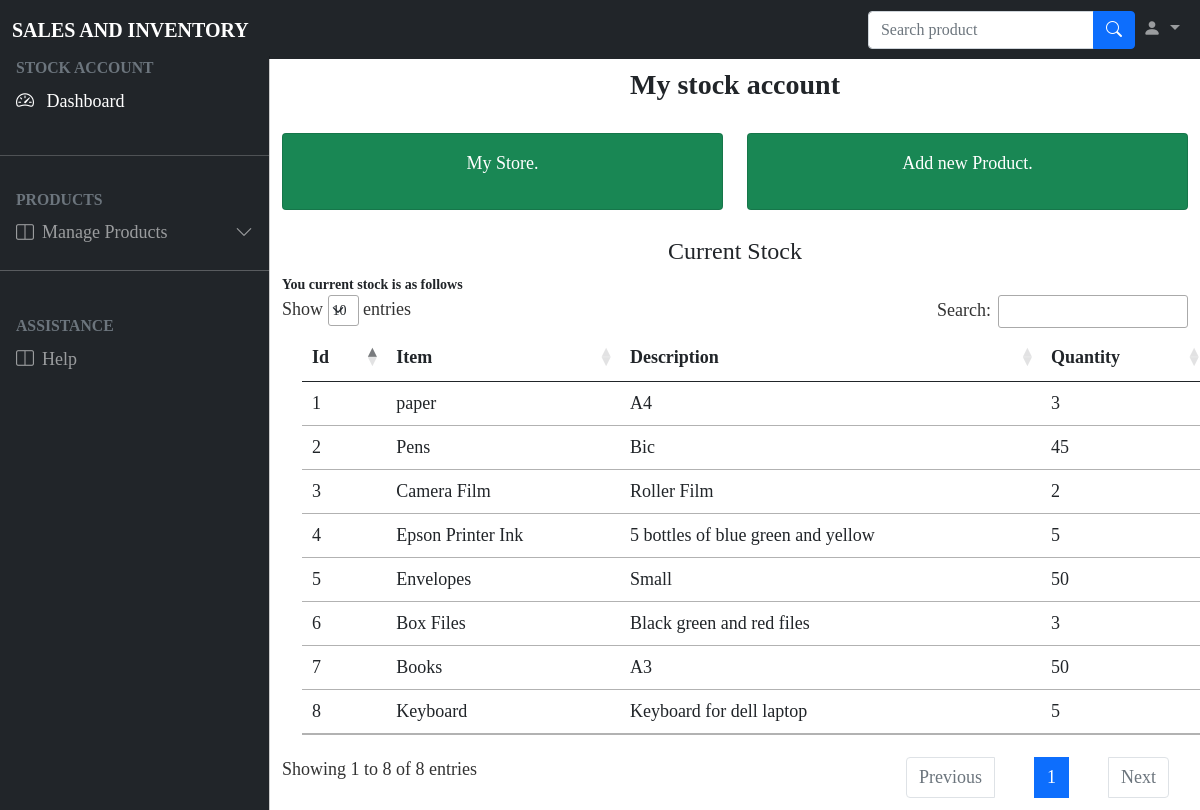
/stockmanager.php (signed in), run on an earlier commit of the app's database.
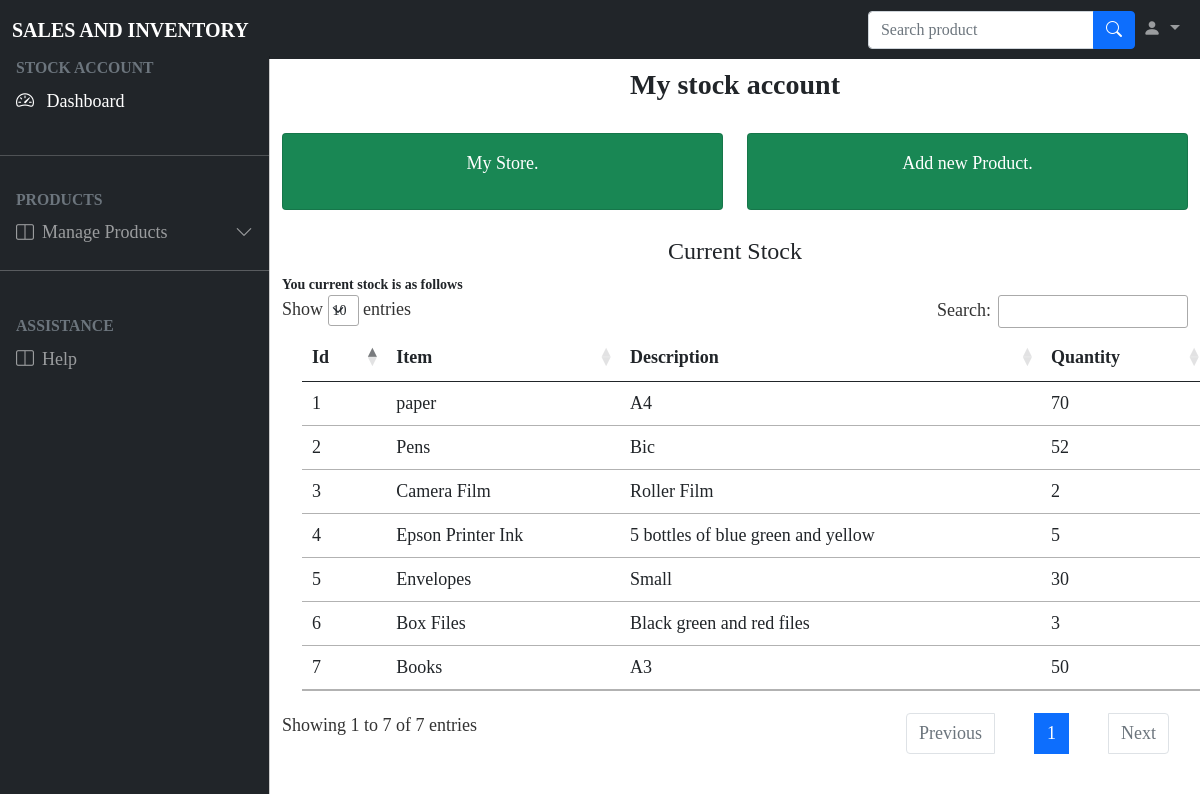
And on a later commit of the database.
### tables this page shows
CREATE TABLE `stock` (
  `id` int(11) NOT NULL,
  `name` varchar(50) NOT NULL,
  `descri` varchar(50) NOT NULL,
  `qtty` int(50) NOT NULL
);

### stockmanager.php (the view, shortened to what this page needs)
<!DOCTYPE html>
<html>
<head>
	<link rel="stylesheet" type="text/css" href="DataTables/datatables.min.css"/>
	<link rel="stylesheet" href="https://cdn.jsdelivr.net/npm/bootstrap-icons@1.8.3/font/bootstrap-icons.css">
	<link rel="stylesheet" type="text/css" href="bootstrap-5.0.2-dist/css/bootstrap.min.css">
	<link rel="stylesheet" type="text/css" href="DataTables/DataTables-1.12.1/css/dataTables.bootstrap5.min.css">
	<link rel="stylesheet" type="text/css" href="bootstrap-5.0.2-dist/css/style.css">
</head>
<body class="" style="font-family:cursive;font-size: large;">
	<nav class="navbar navbar-expand-lg navbar-dark bg-dark fixed-top">
	  <div class="container-fluid">
	    <a class="navbar-brand fw-bold text-uppercase me-auto" href="#">Sales and Inventory</a>
	    <div class="collapse navbar-collapse" id="navbarSupportedContent">
	      <form class="d-flex ms-auto" role="search">
	      	<div class="input-group my-3 my-lg-0">
	        	<input type="text" class="form-control" placeholder="Search product" aria-label="Recipient's username" aria-describedby="button-addon2">
			  	<button class="btn btn-primary" type="button" id="button-addon2"><i class="bi bi-search"></i></button>
			</div>
	      </form>
	      <ul class="navbar-nav mb-2 mb-lg-0">
	      	<li class="nav-item dropdown">
	          <a class="nav-link dropdown-toggle" href="#" id="navbarDropdown" role="button" data-bs-toggle="dropdown" aria-expanded="false">
	            <i class="bi bi-person-fill"></i>
	          </a>
	        </li>
	      </ul>
	    </div>
	  </div>
	</nav>
	<div class="offcanvas offcanvas-start sidebar-nav bg-dark text-white" tabindex="-1" id="offcanvasExample" aria-labelledby="offcanvasExampleLabel">
	  <div class="offcanvas-body p-0">
	  	<nav class="navbar-dark">
	  		<ul class="navbar-nav">
	  			<li>
	  				<div class="text-muted small fw-bold text-uppercase px-3">Stock account
	  				</div>
	  			</li>
	  			<li>
	  				<a href="#" class="nav-link px-3 active">
	  				<span class="me-2">
	  					<i class="bi bi-speedometer2"></i>
	  				</span>
	  				<span>Dashboard</span>
	  				</a>
	  			</li>
	  			<li class="my-4">
	  				<hr class="dropdown-divider">
	  			</li>
	  			<li>
	  				<div class="text-muted small fw-bold text-uppercase px-3">Products
	  				</div>
	  			</li>
	  			<li>
	  				<a class="nav-link px-3 sidebar-link" data-bs-toggle="collapse" href="#collapseExample" role="button" aria-expanded="false" aria-controls="collapseExample">
				    <span class="me-2">
	  					<i class="bi bi-layout-split"></i>
	  				</span>
	  				<span>Manage Products</span>
	  				<span class="right-icon ms-auto"><i class="bi bi-chevron-down"></i></span>
				  	</a>
				</li><hr><br>
				<li>
	  				<div class="text-muted small fw-bold text-uppercase px-3">Assistance
	  				</div>
	  			</li>
				<li>
	  				<a class="nav-link px-3 sidebar-link"  href="#collapseExample" role="button" aria-expanded="false" aria-controls="collapseExample">
				    <span class="me-2">
	  					<i class="bi bi-layout-split"></i>
	  				</span>
	  				<span>Help</span>
				  	</a>
				</li><br>
	  		</ul>
	  	</nav>
	  </div>
	</div>
	<main class="mt-5 pt-3">
		<div class="container-fluid" id="container">
			<div class="row">
				<div class="col-md-12 fw-bold fs-3 text-center">My stock account</div>
			</div><br>
			<div class="row">
				<div class="col" >
					<div class="card text-white bg-success mb-3 h-100"  >
						  <div class="card-body">
						    <p class="card-text text-center">My Store.</p>
						  </div>
					</div>
				</div>
				<div class="col">
					<div class="card text-white bg-success mb-3 h-100" >
						  <div class="card-body">
						    <p class="card-text text-center">Add new Product.</p>
						  </div>
					</div>
				</div>
			</div><br>
			<div class="row">
				<table id="sample" class="table caption-top" style="margin: 20px;">
				  <h4 class="text-center">Current Stock</h4>
				  <thead>
				    <tr>
				      <th scope="col">Id</th>
				      <th scope="col">Item</th>
				      <th scope="col">Description</th>
				      <th scope="col">Quantity</th>
				    </tr>
				  </thead>
				  <tbody>
				    <?php
		            include("config.php");
		            $mydb ="SELECT * FROM  stock";
		            $run=mysqli_query($dbconn,$mydb);
		            if(mysqli_num_rows($run) > 0){
		                echo "<div style='font-size:14px;'>"."<b>"."You current stock is as  follows"."</b>"."<div>";
		            	$a =0;
		                while($row=mysqli_fetch_array($run)){
		                    $name=$row[1];
		                    $descri  =$row[2];
		                    $qtty =$row[3];
		                    $a+=1;
		                  echo '<tr>';
		                    echo'<td>' . $a.'</td>';
		                    echo'<td>' .$name.'</td>';
		                    echo'<td>' .$descri.'</td>';
		                    echo'<td>' .$qtty.'</td>';
		                  echo '</tr>';
		                }
		            }else{
		            echo "<h3 >You have no current stock</h3>";
		            }
		            ?>
				  </tbody>
				</table>
			</div>
		</div>
	</main>
</body>
</html>

What changed in the data, as far as the page shows it:
removed stock: name "Keyboard", descri "Keyboard for dell laptop", qtty "5"
changed stock "paper": qtty "3" → "70"
changed stock "Pens": qtty "45" → "52"
changed stock "Envelopes": qtty "50" → "30"
Also different on the page:
text written by a page script: "Show entries Search: Showing 1 to 8 of 8 entries Previous 1 Next" → "Show entries Search: Showing 1 to 7 of 7 entries Previous 1 Next"
